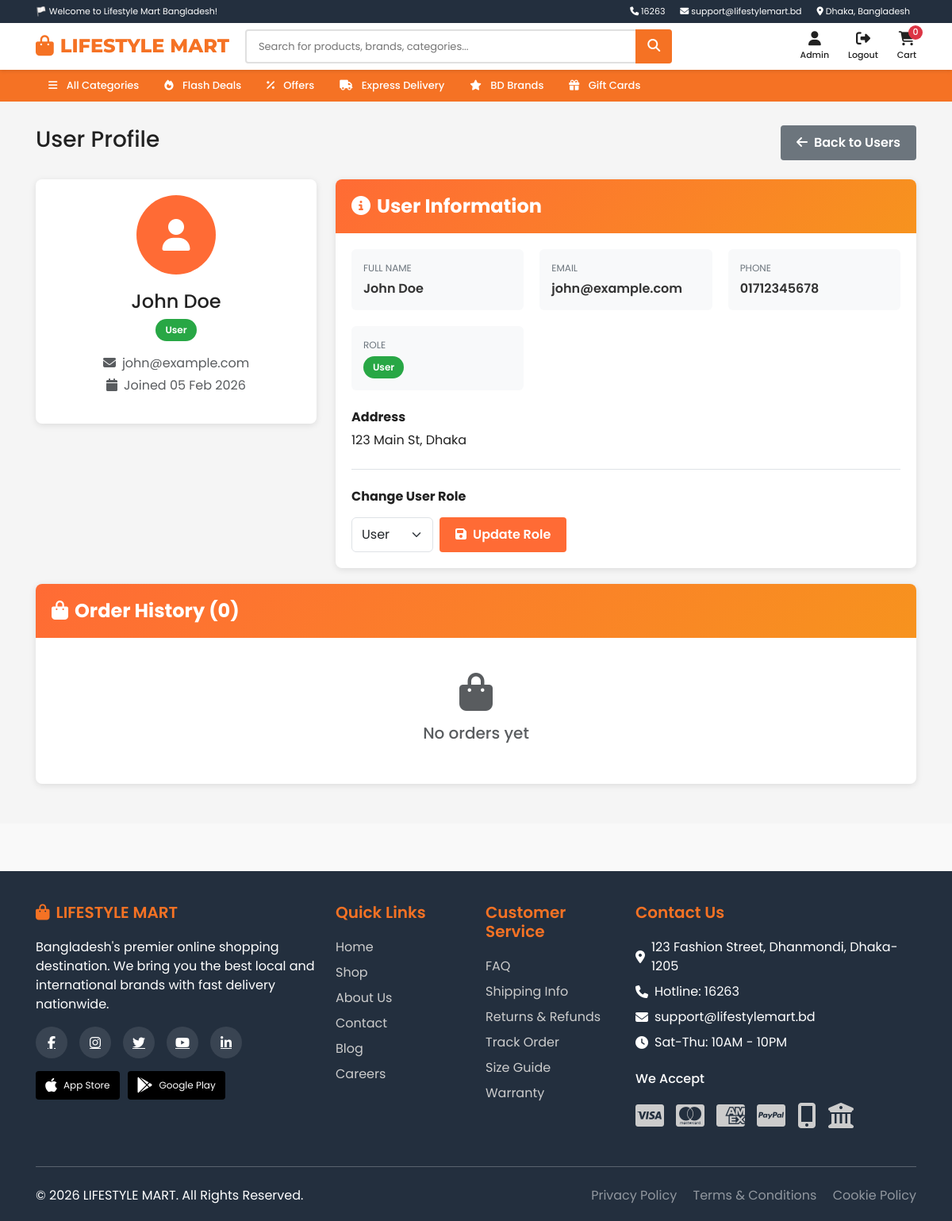
The page /admin/users/2 (signed in) on the database its author committed.
### app.py (models this page shows, shortened)
class User(UserMixin, db.Model):
    __tablename__ = 'users'
    id = db.Column(db.Integer, primary_key=True)
    name = db.Column(db.String(100), nullable=False)
    email = db.Column(db.String(100), unique=True, nullable=False)
    password_hash = db.Column(db.String(255), nullable=False)
    phone = db.Column(db.String(20))
    address = db.Column(db.Text)
    role = db.Column(db.Enum('user', 'admin', 'seller'), default='user')
    created_at = db.Column(db.DateTime, default=datetime.utcnow)
    orders = db.relationship('Order', backref='user', lazy=True)
    reviews = db.relationship('Review', backref='user', lazy=True)

### app.py (the view)
@app.route('/admin/users/<int:id>')
@admin_required
def admin_user_detail(id):
    user = User.query.get_or_404(id)
    return render_template('admin/user_detail.html', user=user)

### templates/admin/user_detail.html (shortened to what this page needs)
{% extends "base.html" %}
{% block content %}
<div class="user-detail-container">
    <div class="container">
        <div class="d-flex justify-content-between align-items-center mb-4">
            <h3>User Profile</h3>
            <a href="{{ url_for('admin_users') }}" class="admin-btn admin-btn-secondary">
                <i class="fas fa-arrow-left me-2"></i>Back to Users
            </a>
        </div>
        <div class="row">
            <div class="col-md-4">
                <div class="admin-card text-center">
                    <div class="admin-card-body">
                        <div class="user-avatar">
                            <i class="fas fa-user"></i>
                        </div>
                        <h4 class="mb-2">{{ user.name }}</h4>
                        <span class="role-badge role-{{ user.role }}">{{ user.role.title() }}</span>
                        <p class="text-muted mt-3 mb-1">
                            <i class="fas fa-envelope me-2"></i>{{ user.email }}
                        </p>
                        <p class="text-muted">
                            <i class="fas fa-calendar me-2"></i>Joined {{ user.created_at.strftime('%d %b %Y') }}
                        </p>
                    </div>
                </div>
            </div>
            <div class="col-md-8">
                <div class="admin-card">
                    <div class="admin-card-header">
                        <h4><i class="fas fa-info-circle me-2"></i>User Information</h4>
                    </div>
                    <div class="admin-card-body">
                        <div class="user-info-grid">
                            <div class="info-item">
                                <div class="info-label">Full Name</div>
                                <div class="info-value">{{ user.name }}</div>
                            </div>
                            <div class="info-item">
                                <div class="info-label">Email</div>
                                <div class="info-value">{{ user.email }}</div>
                            </div>
                            <div class="info-item">
                                <div class="info-label">Phone</div>
                                <div class="info-value">{{ user.phone or 'Not provided' }}</div>
                            </div>
                            <div class="info-item">
                                <div class="info-label">Role</div>
                                <div class="info-value">
                                    <span class="role-badge role-{{ user.role }}">{{ user.role.title() }}</span>
                                </div>
                            </div>
                        </div>
                        {% if user.address %}
                        <div class="mt-4">
                            <h6 class="fw-bold mb-2">Address</h6>
                            <p>{{ user.address }}</p>
                        </div>
                        {% endif %}
                        {% if user.id != current_user.id %}
                        <div class="mt-4 pt-4 border-top">
                            <h6 class="fw-bold mb-3">Change User Role</h6>
                            <form action="{{ url_for('admin_toggle_user_role', id=user.id) }}" method="POST" class="d-flex gap-2">
                                <select name="role" class="form-select" style="width: auto;" aria-label="Select user role">
                                    <option value="user" {% if user.role == 'user' %}selected{% endif %}>User</option>
                                </select>
                                <button type="submit" class="admin-btn admin-btn-primary">
                                    <i class="fas fa-save me-2"></i>Update Role
                                </button>
                            </form>
                        </div>
                        {% endif %}
                    </div>
                </div>
            </div>
        </div>
        <div class="admin-card">
            <div class="admin-card-header">
                <h4><i class="fas fa-shopping-bag me-2"></i>Order History ({{ user.orders|length }})</h4>
            </div>
            <div class="admin-card-body">
                {% if user.orders %}
                <table class="order-table">
                    <thead>
                        <tr>
                            <th>Order #</th>
                            <th>Date</th>
                            <th>Status</th>
                            <th>Total</th>
                            <th>Action</th>
                        </tr>
                    </thead>
                    <tbody>
                        {% for order in user.orders %}
                        <tr>
                            <td>{{ order.order_number }}</td>
                            <td>{{ order.created_at.strftime('%d %b %Y') }}</td>
                            <td>
                                <span class="status-badge status-{{ order.status.lower() }}">{{ order.status.title() }}</span>
                            </td>
                            <td>৳{{ "%.2f"|format(order.total_amount) }}</td>
                            <td>
                                <a href="{{ url_for('admin_order_detail', id=order.id) }}" class="admin-btn admin-btn-primary" style="padding: 5px 15px; font-size: 0.875rem;">
                                    <i class="fas fa-eye me-1"></i>View
                                </a>
                            </td>
                        </tr>
                        {% endfor %}
                    </tbody>
                </table>
                {% else %}
                <div class="text-center py-4">
                    <i class="fas fa-shopping-bag fa-3x text-muted mb-3"></i>
                    <h5 class="text-muted">No orders yet</h5>
                </div>
                {% endif %}
            </div>
        </div>
    </div>
</div>
{% endblock %}

### templates/base.html (shortened to what this page needs)
<!DOCTYPE html>
<html lang="en">
<head>
    <link href="https://cdn.jsdelivr.net/npm/bootstrap@5.3.2/dist/css/bootstrap.min.css" rel="stylesheet">
    <link rel="stylesheet" href="https://cdnjs.cloudflare.com/ajax/libs/font-awesome/6.4.2/css/all.min.css">
    <link rel="stylesheet" href="{{ url_for('static', filename='css/style.css') }}">
</head>
<body>
    <div class="top-header">
        <div class="container">
            <div class="d-flex justify-content-between align-items-center">
                <div>
                    <span>🏳️ Welcome to Lifestyle Mart Bangladesh!</span>
                </div>
                <div>
                    <a href="#"><i class="fas fa-phone"></i> 16263</a>
                    <a href="#"><i class="fas fa-envelope"></i> support@lifestylemart.bd</a>
                    <a href="#"><i class="fas fa-map-marker-alt"></i> Dhaka, Bangladesh</a>
                </div>
            </div>
        </div>
    </div>
    <header class="main-header">
        <div class="container py-2">
            <div class="d-flex align-items-center">
                <a href="{{ url_for('index') }}" class="logo">
                    <i class="fas fa-shopping-bag"></i>
                    LIFESTYLE MART
                </a>
                <div class="search-container">
                    <form action="{{ url_for('shop') }}" method="GET" class="search-box">
                        <input type="text" name="search" class="search-input" placeholder="Search for products, brands, categories...">
                        <button type="submit" class="search-btn" aria-label="Search">
                            <i class="fas fa-search"></i>
                        </button>
                    </form>
                </div>
                <div class="header-actions d-flex align-items-center gap-4">
                    <a href="{{ url_for('track_order') }}" class="text-white text-decoration-none">
                        <i class="fas fa-shipping-fast"></i>
                        <span class="d-none d-md-inline">Track Order</span>
                    </a>
                    {% if current_user.is_authenticated %}
                        <a href="{{ url_for('profile') }}" class="header-action">
                            <i class="fas fa-user"></i>
                            <span>{{ current_user.name.split()[0] }}</span>
                        </a>
                        <a href="{{ url_for('logout') }}" class="header-action">
                            <i class="fas fa-sign-out-alt"></i>
                            <span>Logout</span>
                        </a>
                    {% endif %}
                    <a href="{{ url_for('cart') }}" class="header-action">
                        <i class="fas fa-shopping-cart"></i>
                        <span>Cart</span>
                        <span class="cart-count">0</span>
                    </a>
                </div>
            </div>
        </div>
    </header>
    <nav class="nav-menu">
        <div class="container">
            <ul class="nav">
                <li class="nav-item category-dropdown">
                    <a class="nav-link" href="#">
                        <i class="fas fa-bars me-2"></i> All Categories
                    </a>
                </li>
                <li class="nav-item">
                    <a class="nav-link" href="{{ url_for('shop') }}"><i class="fas fa-fire me-2"></i> Flash Deals</a>
                </li>
                <li class="nav-item">
                    <a class="nav-link" href="#"><i class="fas fa-percentage me-2"></i> Offers</a>
                </li>
                <li class="nav-item">
                    <a class="nav-link" href="#"><i class="fas fa-truck me-2"></i> Express Delivery</a>
                </li>
                <li class="nav-item">
                    <a class="nav-link" href="#"><i class="fas fa-star me-2"></i> BD Brands</a>
                </li>
                <li class="nav-item">
                    <a class="nav-link" href="#"><i class="fas fa-gift me-2"></i> Gift Cards</a>
                </li>
            </ul>
        </div>
    </nav>
    <main>
        {% block content %}{% endblock %}
    </main>
    <footer>
        <div class="container">
            <div class="row">
                <div class="col-lg-4 col-md-6 mb-4">
                    <div class="footer-section">
                        <h5><i class="fas fa-shopping-bag me-2"></i>LIFESTYLE MART</h5>
                        <p>Bangladesh's premier online shopping destination. We bring you the best local and international brands with fast delivery nationwide.</p>
                        <div class="social-links mb-3">
                            <a href="#" title="Facebook"><i class="fab fa-facebook-f"></i></a>
                            <a href="#" title="Instagram"><i class="fab fa-instagram"></i></a>
                            <a href="#" title="Twitter"><i class="fab fa-twitter"></i></a>
                            <a href="#" title="YouTube"><i class="fab fa-youtube"></i></a>
                            <a href="#" title="LinkedIn"><i class="fab fa-linkedin-in"></i></a>
                        </div>
                        <div class="app-download">
                            <a href="#" title="Download on App Store">
                                <i class="fab fa-apple"></i>
                                <span>App Store</span>
                            </a>
                            <a href="#" title="Get it on Google Play">
                                <i class="fab fa-google-play"></i>
                                <span>Google Play</span>
                            </a>
                        </div>
                    </div>
                </div>
                <div class="col-lg-2 col-md-6 mb-4">
                    <div class="footer-section">
                        <h5>Quick Links</h5>
                        <ul>
                            <li><a href="{{ url_for('index') }}">Home</a></li>
                            <li><a href="{{ url_for('shop') }}">Shop</a></li>
                            <li><a href="#">About Us</a></li>
                            <li><a href="#">Contact</a></li>
                            <li><a href="#">Blog</a></li>
                            <li><a href="#">Careers</a></li>
                        </ul>
                    </div>
                </div>
                <div class="col-lg-2 col-md-6 mb-4">
                    <div class="footer-section">
                        <h5>Customer Service</h5>
                        <ul>
                            <li><a href="#">FAQ</a></li>
                            <li><a href="#">Shipping Info</a></li>
                            <li><a href="#">Returns & Refunds</a></li>
                            <li><a href="#">Track Order</a></li>
                            <li><a href="#">Size Guide</a></li>
                            <li><a href="#">Warranty</a></li>
                        </ul>
                    </div>
                </div>
                <div class="col-lg-4 col-md-6 mb-4">
                    <div class="footer-section">
                        <h5>Contact Us</h5>
                        <ul>
                            <li><i class="fas fa-map-marker-alt me-2"></i> 123 Fashion Street, Dhanmondi, Dhaka-1205</li>
                            <li><i class="fas fa-phone me-2"></i> Hotline: 16263</li>
                            <li><i class="fas fa-envelope me-2"></i> support@lifestylemart.bd</li>
                            <li><i class="fas fa-clock me-2"></i> Sat-Thu: 10AM - 10PM</li>
                        </ul>
                        <h6 class="mt-4 mb-3">We Accept</h6>
                        <div class="payment-methods">
                            <i class="fab fa-cc-visa" title="Visa"></i>
                            <i class="fab fa-cc-mastercard" title="Mastercard"></i>
                            <i class="fab fa-cc-amex" title="American Express"></i>
                            <i class="fab fa-cc-paypal" title="PayPal"></i>
                            <i class="fas fa-mobile-alt" title="bKash"></i>
                            <i class="fas fa-university" title="Bank Transfer"></i>
                        </div>
                    </div>
                </div>
            </div>
            <hr class="bg-white-50 my-4">
            <div class="row align-items-center">
                <div class="col-md-6">
                    <p class="mb-0">&copy; 2026 LIFESTYLE MART. All Rights Reserved.</p>
                </div>
                <div class="col-md-6 text-end">
                    <a href="#" class="text-white-50 text-decoration-none me-3">Privacy Policy</a>
                    <a href="#" class="text-white-50 text-decoration-none me-3">Terms & Conditions</a>
                    <a href="#" class="text-white-50 text-decoration-none">Cookie Policy</a>
                </div>
            </div>
        </div>
    </footer>
</body>
</html>

### rows shown on the page
User: name "Admin"
User: name "John Doe", role "User", email "john@example.com", created_at "05 Feb 2026", phone "01712345678", address "123 Main St, Dhaka"

### other values the page prints
{{ user.orders|length }} "0"
